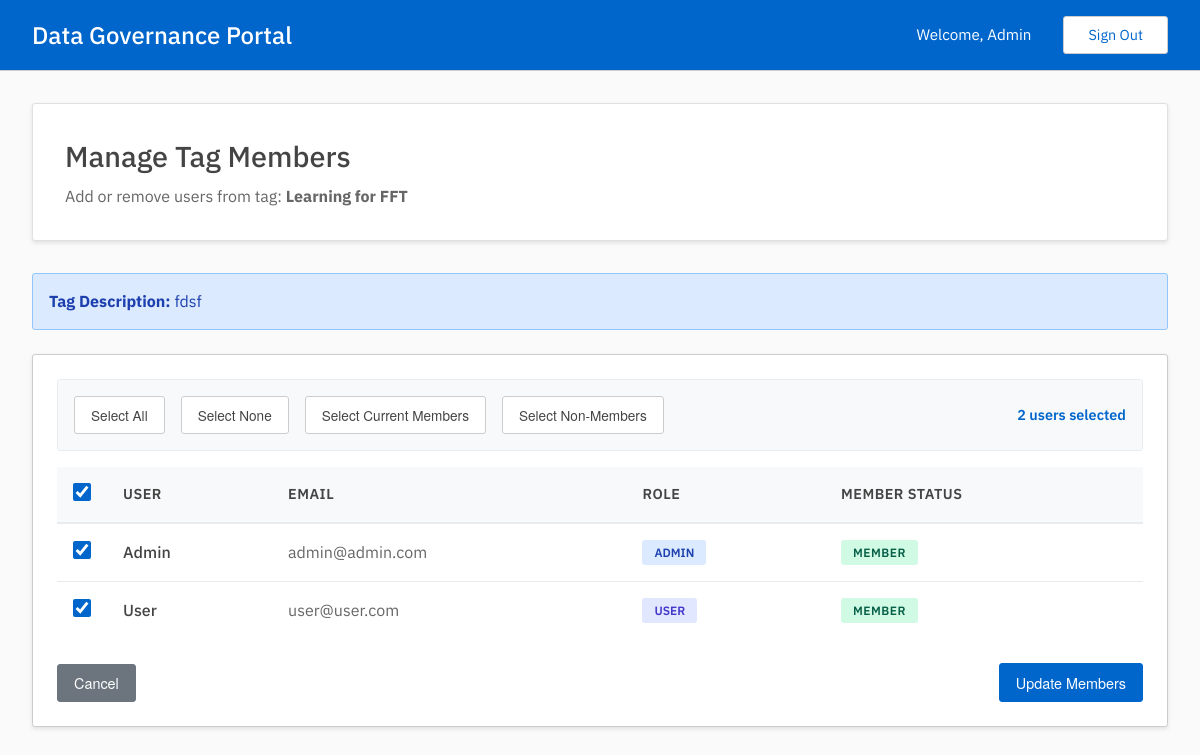
Page /admin/manage_tags/b96b88cd-2e31-42b0-9fd0-a3b0de8d6088/members (signed in) on the committed database.
### tables this page shows
CREATE TABLE users(
        uuid TEXT UNIQUE NOT NULL PRIMARY KEY,
        email TEXT UNIQUE NOT NULL,
        password_hash TEXT NOT NULL,
        name TEXT NOT NULL,
        is_admin INTEGER NOT NULL DEFAULT 0
        );

CREATE TABLE tags(
        uuid TEXT UNIQUE NOT NULL PRIMARY KEY,
        name TEXT NOT NULL UNIQUE,
        description TEXT,
        members TEXT
        );

### admin.py (the view, shortened to what this page needs)
@admin.route('/manage_tags/<tag_uuid>/members', methods=['GET', 'POST'])
@admin_required
def manage_tag_members(tag_uuid):
    tag_result = read_get_tag(uuid=tag_uuid)
    if tag_result['status'] != '200':
        flash('Tag not found.', 'error')
        return redirect(url_for('admin.manage_tags'))
    tag_info = tag_result['data']
    all_users_result = read_get_users()
    if all_users_result['status'] != '200':
        flash('Could not retrieve users.', 'error')
        return redirect(url_for('admin.manage_tags'))
    current_members = set(tag_info['members'].split(',')) if tag_info['members'] else set()
    users = []
    for user in all_users_result['data']:
        user_dict = dict(user)
        user_dict['is_member'] = user['uuid'] in current_members
        users.append(user_dict)
    return render_template('admin/manage_tags/manage_members.html',
                         tag_info=tag_info,
                         users=users)

### auth.py (called while the page is built)
def admin_required(f):
    @wraps(f)
    def wrap(*args, **kwargs):
        if session['user']['is_admin']:
            return f(*args, **kwargs)
        else:
            print("403: User is not an admin.")
            return redirect(url_for('user.dashboard'))
    return wrap

### db.py (called while the page is built, shortened)
def get_conn_curs():
    conn = sqlite3.connect(DATABASE)
    conn.row_factory = sqlite3.Row
    curs = conn.cursor()
    curs.execute("PRAGMA foreign_keys = ON")
    return conn, curs

def commit_close(conn, curs):
    conn.commit()
    curs.close()
    conn.close()

def get_users():
    conn, curs = get_conn_curs()
    curs.execute("SELECT * FROM users")
    users = curs.fetchall()
    commit_close(conn, curs)
    return {
        "status": "200",
        "message": "Users found successfully",
        "data": users
        }

def get_tag(uuid=None, name=None):
    conn, curs = get_conn_curs()
    if uuid:
        curs.execute("SELECT * FROM tags WHERE uuid = ?", (uuid,))
    elif name:
        curs.execute("SELECT * FROM tags WHERE name = ?", (name,))
    tag = curs.fetchone()
    commit_close(conn, curs)
    if not tag:
        return {
            "status": "404",
            "message": "Tag not found",
            "data": None
        }
    return {
        "status": "200",
        "message": "Tag found successfully",
        "data": dict(tag)
    }

### templates/admin/manage_tags/manage_members.html (shortened to what this page needs)
{% extends "base.html" %}
{% block content %}
<div class="dashboard-header">
    <h2>Manage Tag Members</h2>
    <p>Add or remove users from tag: <strong>{{ tag_info['name'] }}</strong></p>
</div>
<div class="info-message mb-3">
    <strong>Tag Description:</strong> {{ tag_info['description'] or 'No description provided' }}
</div>
<form method="POST" id="manageMembersForm">
    <div class="table-container">
        <div class="bulk-actions">
            <button type="button" class="bulk-select-btn" onclick="selectAll()">Select All</button>
            <button type="button" class="bulk-select-btn" onclick="selectNone()">Select None</button>
            <button type="button" class="bulk-select-btn" onclick="selectCurrent()">Select Current Members</button>
            <button type="button" class="bulk-select-btn" onclick="selectNonMembers()">Select Non-Members</button>
            <span class="selected-count" id="selectedCount">0 users selected</span>
        </div>
        <table class="data-table">
            <thead>
                <tr>
                    <th class="checkbox-cell">
                        <input type="checkbox" id="selectAllCheckbox" class="custom-checkbox"
                               onchange="toggleAll(this)">
                    </th>
                    <th>User</th>
                    <th>Email</th>
                    <th>Role</th>
                    <th>Member Status</th>
                </tr>
            </thead>
            <tbody>
                {% for user in users %}
                <tr>
                    <td class="checkbox-cell">
                        <input type="checkbox"
                               name="users"
                               value="{{ user['uuid'] }}"
                               class="custom-checkbox user-checkbox"
                               data-member="{{ 'true' if user['is_member'] else 'false' }}"
                               {% if user['is_member'] %}checked{% endif %}
                               onchange="updateSelectedCount()">
                    </td>
                    <td>
                        <div style="font-weight: 500;">{{ user['name'] }}</div>
                    </td>
                    <td style="color: #666;">{{ user['email'] }}</td>
                    <td>
                        <span class="role-badge {{ 'role-admin' if user['is_admin'] else 'role-user' }}">
                            {{ 'Admin' if user['is_admin'] else 'User' }}
                        </span>
                    </td>
                    <td>
                        {% if user['is_member'] %}
                            <span class="status-badge status-completed">Member</span>
                        {% else %}
                            <span class="status-badge" style="background: #f3f4f6; color: #6b7280;">Not Member</span>
                        {% endif %}
                    </td>
                </tr>
                {% endfor %}
            </tbody>
        </table>
        <div class="action-buttons mt-3" style="display: flex; justify-content: space-between;">
            <a href="{{ url_for('admin.manage_tags') }}" class="btn btn-secondary">Cancel</a>
            <button type="submit" class="btn btn-action">
                Update Members
            </button>
        </div>
    </div>
</form>
{% endblock %}

### templates/base.html (shortened to what this page needs)
<!DOCTYPE html>
<html lang="en">
<head>
    <link rel="stylesheet" href="{{ url_for('static', filename='styles.css') }}">
</head>
<body>
    {% if session.get('user') %}
    <header class="header">
        <div class="header-content">
            <div class="header-left">
                <h1>Data Governance Portal</h1>
            </div>
            <div class="header-right">
                <span class="welcome-text">Welcome, {{ session['user']['name'] }}</span>
                <a href="{{ url_for('login') }}" class="sign-out-btn">Sign Out</a>
            </div>
        </div>
    </header>
    {% endif %}
    <main class="main-content">
        {% block content %}{% endblock %}
    </main>
</body>
</html>

### static/styles.css (style rules this page uses)
* { margin: 0; padding: 0; box-sizing: border-box; }
body { font-family: 'IBM Plex Sans'; color: #444; line-height: 1.42; min-height: 100vh; display: flex; flex-direction: column; background-color: #fafafa; }
.header { background-color: #06c; color: white; padding: 1rem 0; box-shadow: rgba(0,0,0,0.2) 0 2px 8px; border-bottom: 1px solid #ccc; }
.header-content { max-width: 1200px; margin: 0 auto; color: white; padding: 0 2rem; display: flex; justify-content: space-between; align-items: center; }
.header-left { display: flex; align-items: center; gap: 0.5rem; }
.header h1 { font-size: 1.5rem; font-weight: 500; color: white; }
.header-right { display: flex; align-items: center; gap: 2rem; }
.welcome-text { font-size: 0.95rem; color: white; }
.sign-out-btn { background-color: transparent; color: #06c; border: 1px solid #ccc; padding: 0.5rem 1.5rem; border-radius: 3px; text-decoration: none; transition: all 0.3s ease; font-size: 0.9rem; background-color: white; }
.main-content { flex: 1; max-width: 1200px; width: 100%; margin: 0 auto; background-color: #fafafa; padding: 2rem; }
.dashboard-header { background-color: white; padding: 2rem; border-radius: 3px; margin-bottom: 2rem; box-shadow: rgba(0,0,0,0.1) 0 2px 4px; border: 1px solid #e0e0e0; }
.dashboard-header h2 { color: #444; font-size: 1.8rem; margin-bottom: 0.5rem; font-weight: 500; }
.dashboard-header p { color: #666; font-size: 1rem; }
.table-container { background-color: white; border-radius: 3px; padding: 1.5rem; box-shadow: rgba(0,0,0,0.1) 0 2px 4px; border: 1px solid #ccc; overflow-x: auto; }
.data-table { width: 100%; border-collapse: collapse; }
.data-table th { background-color: #f8f9fa; color: #444; font-weight: 600; text-align: left; padding: 1rem; border-bottom: 2px solid #e9ecef; font-size: 0.9rem; text-transform: uppercase; letter-spacing: 0.5px; }
.data-table td { padding: 1rem; border-bottom: 1px solid #e9ecef; color: #444; }
.data-table tr:last-child td { border-bottom: none; }
.btn { padding: 0.5rem 1rem; border-radius: 3px; text-decoration: none; font-size: 0.9rem; cursor: pointer; transition: all 0.3s ease; border: 1px solid transparent; display: inline-block; text-align: center; font-family: 'Helvetica Neue', 'Helvetica', 'Arial', sans-serif; }
.btn-action { background-color: #06c; color: white; border-color: #06c; }
.btn-secondary { background-color: #6c757d; color: white; border-color: #6c757d; }
.bulk-actions { display: flex; gap: 1rem; align-items: center; margin-bottom: 1rem; padding: 1rem; background: #f8f9fa; border-radius: 3px; border: 1px solid #e9ecef; }
.bulk-select-btn { padding: 0.5rem 1rem; border: 1px solid #ccc; background: white; border-radius: 3px; cursor: pointer; font-size: 0.85rem; color: #444; transition: all 0.2s ease; font-family: 'Helvetica Neue', 'Helvetica', 'Arial', sans-serif; }
.selected-count { color: #06c; font-weight: 600; font-size: 0.9rem; margin-left: auto; }
.checkbox-cell { width: 40px; text-align: center; }
.custom-checkbox { width: 18px; height: 18px; cursor: pointer; accent-color: #06c; }
.status-badge { display: inline-block; padding: 0.25rem 0.75rem; border-radius: 3px; font-size: 0.75rem; font-weight: 600; text-transform: uppercase; letter-spacing: 0.5px; }
.status-completed { background: #d1fae5; color: #065f46; }
.role-badge { display: inline-block; padding: 0.25rem 0.75rem; border-radius: 3px; font-size: 0.75rem; font-weight: 600; text-transform: uppercase; }
.role-admin { background: #dbeafe; color: #1e40af; }
.role-user { background: #e0e7ff; color: #4338ca; }
.action-buttons { display: flex; gap: 0.5rem; align-items: center; }
.info-message { background: #dbeafe; color: #1e40af; padding: 1rem; border-radius: 3px; margin-bottom: 1.5rem; border: 1px solid #93c5fd; }
.mt-3 { margin-top: 1.5rem; }
.mb-3 { margin-bottom: 1.5rem; }

### rows in the picture
users: user.name "Admin", name "Admin", email "admin@admin.com", is_admin "ADMIN"
tags: name "Learning for FFT", description "fdsf"
users: name "User", email "user@user.com", is_admin "USER"
